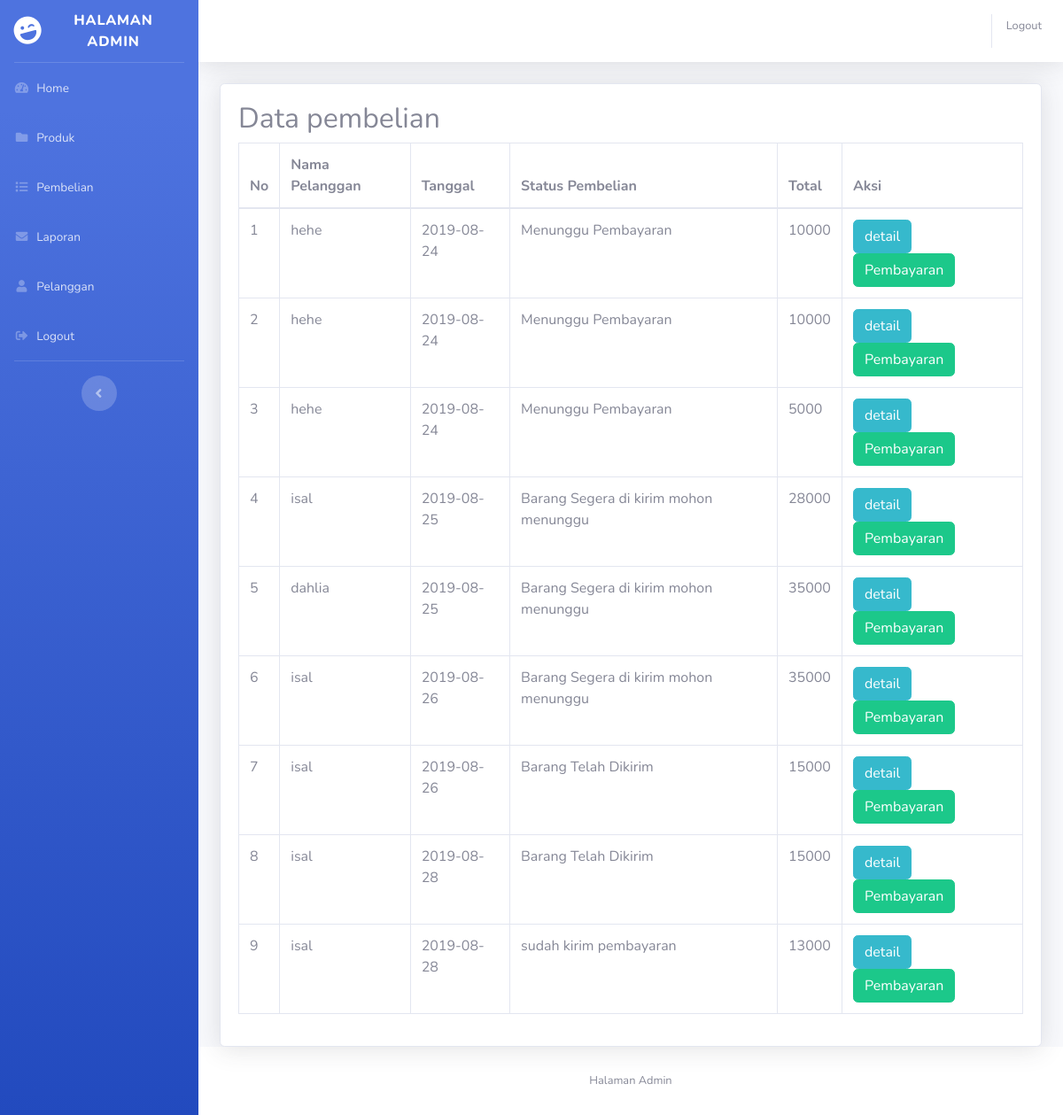
Page /admin/index.php?halaman=pembelian (signed in) on the committed database.
### tables this page shows
CREATE TABLE IF NOT EXISTS `pembelian` (
  `id_pembelian` int(11) NOT NULL AUTO_INCREMENT,
  `id_pelanggan` int(11) NOT NULL,
  `tanggal_pembelian` date NOT NULL,
  `total_pembelian` int(11) NOT NULL,
  `alamat_pengiriman` text NOT NULL,
  `status_pembelian` varchar(100) NOT NULL DEFAULT 'Menunggu Pembayaran',
  PRIMARY KEY (`id_pembelian`)
);

CREATE TABLE IF NOT EXISTS `pelanggan` (
  `id_pelanggan` int(11) NOT NULL AUTO_INCREMENT,
  `email_pelanggan` varchar(50) NOT NULL,
  `password_pelanggan` varchar(20) NOT NULL,
  `nama_pelanggan` varchar(50) NOT NULL,
  `telepon_pelanggan` varchar(25) NOT NULL,
  `alamat_pelanggan` text NOT NULL,
  PRIMARY KEY (`id_pelanggan`)
);

### admin/pembelian.php (the view)
<h2>Data pembelian </h2>
<table class="table table-bordered">
	<thead>
		<tr>
			<th>No</th>
			<th>Nama Pelanggan</th>
			<th>Tanggal</th>
			<th>Status Pembelian</th>
			<th>Total</th>
			<th>Aksi</th>
		</tr>
	</thead>
	<tbody>
		<?php $nomor=1; ?>
		<?php $ambil=$koneksi->query("SELECT * FROM pembelian JOIN pelanggan ON pembelian.id_pelanggan=pelanggan.id_pelanggan");?>
		<?php while ($pecah = $ambil->fetch_assoc()){ ?>
		<tr>
			<td><?php echo $nomor; ?></td>
			<td><?php echo $pecah['nama_pelanggan'];?></td>
			<td><?php echo $pecah['tanggal_pembelian'];?></td>
			<td><?php echo $pecah['status_pembelian']; ?></td>
			<td><?php echo $pecah['total_pembelian'];?></td>
			<td>
				<a href="index.php?halaman=detail&id=<?php echo $pecah['id_pembelian']; ?>" class="btn btn-info">detail</a>
				<?php if($pecah['status_pembelian']!=="pending"): ?>
				<a href="index.php?halaman=pembayaran&id=<?php echo $pecah['id_pembelian'] ?>" class="btn btn-success">Pembayaran</a>
			<?php endif ?>
			</td>
		</tr>
	<?php $nomor++; ?>
	<?php } ?>
	</tbody>
</table>

### admin/index.php (shortened to what this page needs)
<?php
$koneksi = new mysqli("localhost","root","","vanilla");
?>
<!DOCTYPE html>
<html lang="en">
<head>
  <link href="sb/vendor/fontawesome-free/css/all.min.css" rel="stylesheet" type="text/css">
  <link href="sb/css/sb-admin-2.min.css" rel="stylesheet">
</head>
<body id="page-top">
  <div id="wrapper">
    <ul class="navbar-nav bg-gradient-primary sidebar sidebar-dark accordion" id="accordionSidebar">
      <a class="sidebar-brand d-flex align-items-center justify-content-center" href="index.php">
        <div class="sidebar-brand-icon rotate-n-15">
          <i class="fas fa-laugh-wink"></i>
        </div>
        <div class="sidebar-brand-text mx-3">Halaman Admin</div>
      </a>
      <hr class="sidebar-divider my-0">
      <li class="nav-item">
        <a class="nav-link" href="index.php">
          <i class="fas fa-fw fa-tachometer-alt"></i>
          <span>Home</span></a>
      </li>
      <li class="nav-item">
        <a class="nav-link" href="index.php?halaman=produk">
          <i class="fas fa-fw fa-folder"></i>
          <span>Produk</span></a>
      </li>
      <li class="nav-item">
        <a class="nav-link" href="index.php?halaman=pembelian">
          <i class="fas fa-fw fa-list"></i>
          <span>Pembelian</span></a>
      </li>
      <li class="nav-item">
        <a class="nav-link" href="index.php?halaman=laporan_pembelian">
          <i class="fas fa-fw fa-envelope"></i>
          <span>Laporan</span></a>
      </li>
      <li class="nav-item">
        <a class="nav-link" href="index.php?halaman=pelanggan">
          <i class="fas fa-fw fa-user"></i>
          <span>Pelanggan</span></a>
      </li>
      <li class="nav-item">
        <a class="nav-link" href="index.php?halaman=logout">
          <i class="fas fa-fw fa-sign-out-alt"></i>
          <span>Logout</span></a>
      </li>
      <hr class="sidebar-divider d-none d-md-block">
      <div class="text-center d-none d-md-inline">
        <button class="rounded-circle border-0" id="sidebarToggle"></button>
      </div>
    </ul>
    <div id="content-wrapper" class="d-flex flex-column">
      <div id="content">
        <nav class="navbar navbar-expand navbar-light bg-white topbar mb-4 static-top shadow">
          <ul class="navbar-nav ml-auto">
            <li class="nav-item no-arrow">
              <a href="index.php?halaman=logout">
                <span class="mr-2 d-none d-lg-inline text-gray-600 small">Logout</span>
              </a>
            </li>
          </ul>
        </nav>
        <div class="container-fluid">
          <div class="card shadow">
            <div class="card-body">
                <?php
                if (isset($_GET['halaman']))
                {
                    if ($_GET['halaman']=="produk")
                    {
                        include'produk.php';
                    }
                    elseif ($_GET['halaman']=="pembelian")
                     {
                        include 'pembelian.php';
                    }
                    elseif ($_GET['halaman']=="pelanggan")
                     {
                        include 'pelanggan.php';
                    }
                    elseif ($_GET['halaman']=="detail")
                    {
                        include 'detail.php';
                    }
                    elseif ($_GET['halaman']=="tambahproduk")
                    {
                        include 'tambahproduk.php';
                    }
                    elseif ($_GET['halaman']=="hapusproduk")
                    {
                        include 'hapusproduk.php';
                    }
                    elseif ($_GET['halaman']=="hapus")
                    {
                        include 'hapus.php';
                    }
                    elseif ($_GET['halaman']=="ubahproduk")
                    {
                        include 'ubahproduk.php';
                    }
                    elseif ($_GET['halaman']=="logout")
                    {
                        include 'logout.php';
                    }
                    elseif ($_GET['halaman']=="pembayaran")
                    {
                        include 'pembayaran.php';
                    }
                    elseif ($_GET['halaman']=="laporan_pembelian")
                    {
                        include 'laporan_pembelian.php';
                    }
                }
                else
                {
                    include 'home.php';
                }
                ?>
            </div>
          </div>
        </div>
      </div>
      <footer class="sticky-footer bg-white">
        <div class="container my-auto">
          <div class="copyright text-center my-auto">
            <span>Halaman Admin</span>
          </div>
        </div>
      </footer>
    </div>
  </div>
</body>
</html>

### rows in the picture
pembelian: id_pelanggan.nama_pelanggan "hehe", tanggal_pembelian "2019-08-24", status_pembelian "Menunggu Pembayaran", total_pembelian "10000"
pembelian: id_pelanggan.nama_pelanggan "hehe", tanggal_pembelian "2019-08-24", status_pembelian "Menunggu Pembayaran", total_pembelian "10000"
pembelian: id_pelanggan.nama_pelanggan "hehe", tanggal_pembelian "2019-08-24", status_pembelian "Menunggu Pembayaran", total_pembelian "5000"
pembelian: id_pelanggan.nama_pelanggan "isal", tanggal_pembelian "2019-08-25", status_pembelian "Barang Segera di kirim mohon menunggu", total_pembelian "28000"
pembelian: id_pelanggan.nama_pelanggan "dahlia", tanggal_pembelian "2019-08-25", status_pembelian "Barang Segera di kirim mohon menunggu", total_pembelian "35000"
pembelian: id_pelanggan.nama_pelanggan "isal", tanggal_pembelian "2019-08-26", status_pembelian "Barang Segera di kirim mohon menunggu", total_pembelian "35000"
pembelian: id_pelanggan.nama_pelanggan "isal", tanggal_pembelian "2019-08-26", status_pembelian "Barang Telah Dikirim", total_pembelian "15000"
pembelian: id_pelanggan.nama_pelanggan "isal", tanggal_pembelian "2019-08-28", status_pembelian "Barang Telah Dikirim", total_pembelian "15000"
pembelian: id_pelanggan.nama_pelanggan "isal", tanggal_pembelian "2019-08-28", status_pembelian "sudah kirim pembayaran", total_pembelian "13000"
